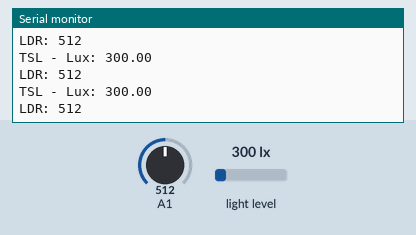
The sketch below on a simulated Arduino Uno, built with avr-gcc and run on an emulated ATmega328P. On the bench: the last lines printed to the serial monitor. Inputs (shaded band) come from the test bench; at power-on: light level 300 lx, A1 = 512.

Above: at 1.3 s.
1.4 s: light level set to 40 lx
At 1.88 s:
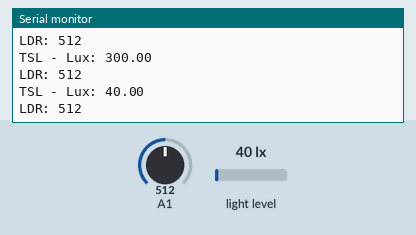
2.9 s: A1 set to 716
At 3.43 s:
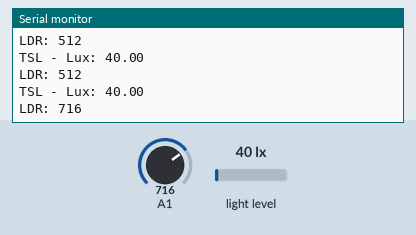
4.4 s: light level set to 500 lx
At 4.46 s:
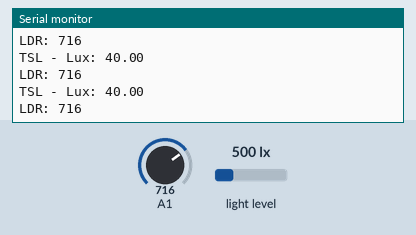
5.9 s: A1 set to 900
At 6.0 s:
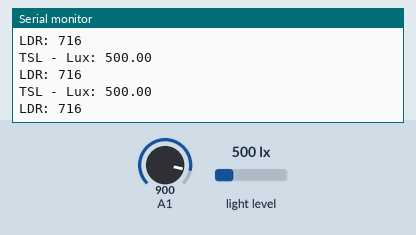
Timing chart, 0 to 8.4 s (numbered marks = the images above; inputs shaded):
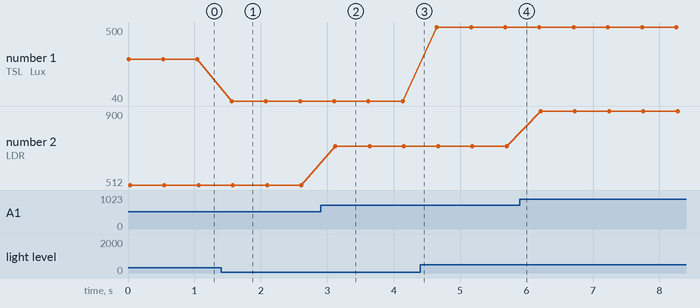

The sketch:

LuminosityTest.ino
```cpp
#include <Adafruit_Sensor.h>
#include <Wire.h>
#include <Adafruit_TSL2561_U.h>

Adafruit_TSL2561_Unified tsl = Adafruit_TSL2561_Unified(TSL2561_ADDR_FLOAT, 12345);

void setup()
{
	Serial.begin(9600);
	Wire.begin();
}

void loop()
{

	sensors_event_t event;
	tsl.getEvent(&event);

	Serial.print("TSL - Lux: ");
	Serial.println(event.light);

	int ldrReading = analogRead(1);
	Serial.print("LDR: ");
	Serial.println(ldrReading);

	delay(500);

}
```

Measured:
- after the input at 1.4 s, the serial monitor: prints a new line after 0.16 s (image 1)
- after the input at 2.9 s, the serial monitor: prints a new line after 0.22 s (image 2)
- plotted number 1: 300 → 40 after the input at 1.4 s, 40 → 500 after the input at 4.4 s
- plotted number 2: 512 → 716 after the input at 2.9 s, 716 → 900 after the input at 5.9 s
